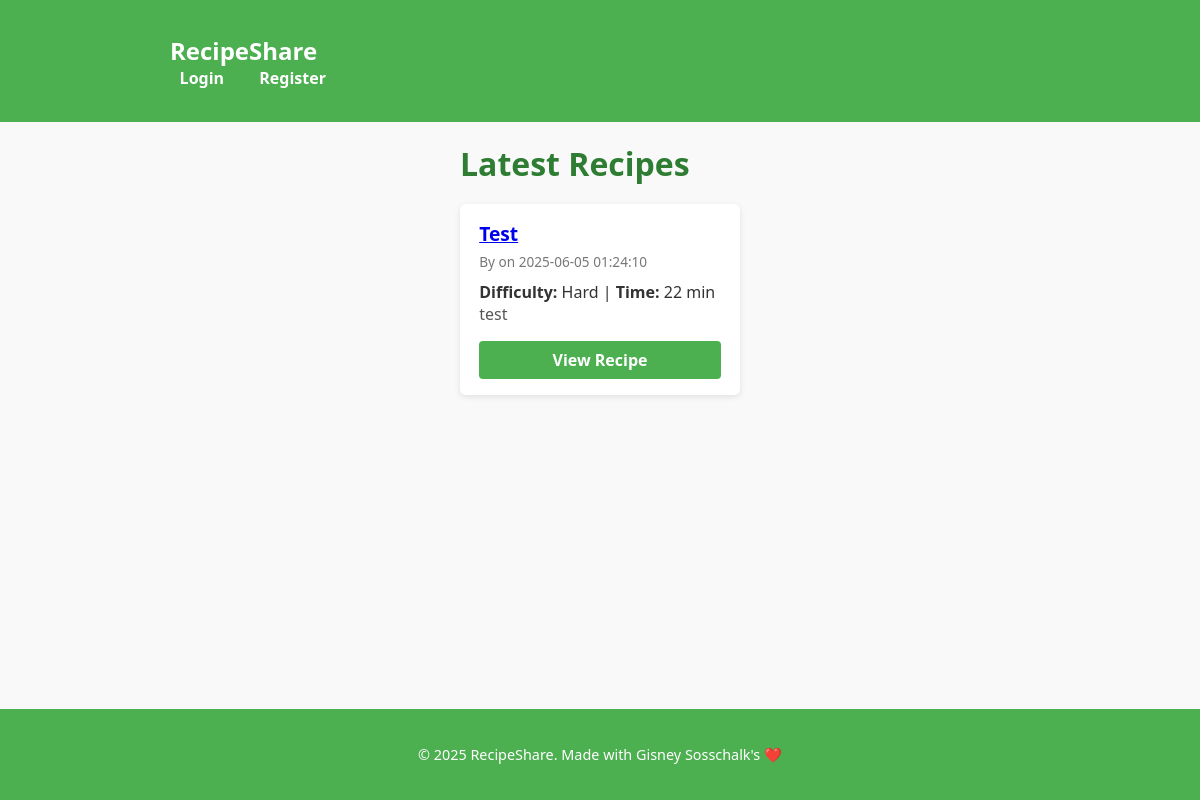
Before: / with the older database file.
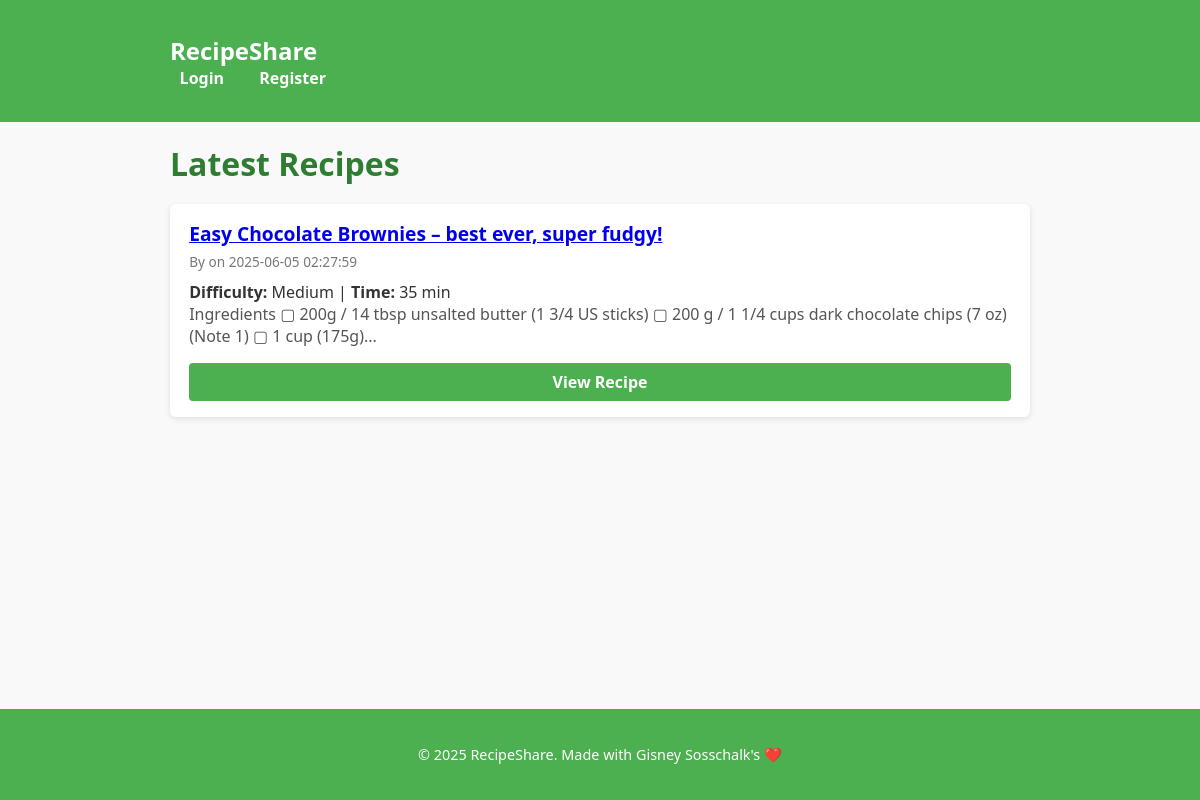
After: the same page with the newer database file.
### tables this page shows
CREATE TABLE recipe (
            id INTEGER PRIMARY KEY AUTOINCREMENT,
            title TEXT NOT NULL,
            description TEXT NOT NULL,
            difficulty TEXT NOT NULL,
            time_required INTEGER NOT NULL,
            created_at DATETIME DEFAULT CURRENT_TIMESTAMP,
            user_id INTEGER NOT NULL,
            FOREIGN KEY (user_id) REFERENCES user (id)
        );

### app.py (the view)
@app.route('/')
def index():
    db = get_db()
    cur = db.execute("SELECT * FROM recipe ORDER BY datetime(created_at) DESC")
    recipes = cur.fetchall()
    return render_template('index.html', recipes=recipes)

### app.py (called while the page is built)
def get_db():
    if 'db' not in g:
        g.db = sqlite3.connect(DATABASE, detect_types=sqlite3.PARSE_DECLTYPES)
        g.db.row_factory = sqlite3.Row
    return g.db

@app.teardown_appcontext
def close_connection(exception):
    db_conn = g.pop('db', None)
    if db_conn:
        db_conn.close()

@app.context_processor
def inject_user():
    user = None
    if 'user_id' in session:
        db = get_db()
        cur = db.execute("SELECT * FROM user WHERE id = ?", (session['user_id'],))
        user = cur.fetchone()
    return dict(current_user=user)

### templates/index.html (shortened to what this page needs)
{% extends "base.html" %}
{% block content %}
<h1>Latest Recipes</h1>
{% if recipes %}
  <div class="recipe-list">
    {% for recipe in recipes %}
      <div class="recipe-card">
        <h2>
          <a href="{{ url_for('recipe_detail', recipe_id=recipe['id']) }}">
            {{ recipe['title'] }}
          </a>
        </h2>
        <p class="author">
          By {{ recipe['author_username'] }} on
          {% if recipe['created_at'] is string %}
            {{ recipe['created_at'] }}
          {% else %}
            {{ recipe['created_at'].strftime('%b %d, %Y') }}
          {% endif %}
        </p>
        <p>
          <strong>Difficulty:</strong> {{ recipe['difficulty'] }} |
          <strong>Time:</strong> {{ recipe['time_required'] }} min
        </p>
        <p class="description">
          {{ recipe['description'][:150] }}{% if recipe['description']|length > 150 %}...{% endif %}
        </p>
        <a href="{{ url_for('recipe_detail', recipe_id=recipe['id']) }}" class="btn btn-primary">View Recipe</a>
      </div>
    {% endfor %}
  </div>
{% else %}
  <p>No recipes posted yet. <a href="{{ url_for('new_recipe') }}">Be the first to add one!</a></p>
{% endif %}
{% endblock %}

### templates/base.html (shortened to what this page needs)
<!DOCTYPE html>
<html lang="en">
<head>
  <link rel="stylesheet" href="{{ url_for('static', filename='css/styles.css') }}" />
</head>
<body>
  <header>
    <nav class="navbar">
      <div class="container">
        <a href="{{ url_for('index') }}" class="navbar-brand">RecipeShare</a>
        <ul class="navbar-menu">
          {% if current_user %}
            <li>Hi, {{ current_user['username'] }}!</li>
            <li><a href="{{ url_for('new_recipe') }}">New Recipe</a></li>
            <li><a href="{{ url_for('logout') }}" class="btn-logout">Logout</a></li>
          {% else %}
            <li><a href="{{ url_for('login') }}">Login</a></li>
            <li><a href="{{ url_for('register') }}">Register</a></li>
          {% endif %}
        </ul>
      </div>
    </nav>
  </header>
  <main class="container">
    {% block content %}{% endblock %}
  </main>
  <footer>
    <div class="container">
      <p>&copy; 2025 RecipeShare. Made with Gisney Sosschalk's ❤️</p>
    </div>
  </footer>
</body>
</html>

### static/css/styles.css (style rules this page uses)
* { margin: 0; padding: 0; box-sizing: border-box; font-family: 'Segoe UI', Tahoma, Geneva, Verdana, sans-serif; }
body { background: #f9f9f9; color: #333; min-height: 100vh; display: flex; flex-direction: column; }
.container { max-width: 900px; margin: auto; padding: 20px; flex: 1; }
header, footer { background: #4CAF50; color: #fff; }
footer p { text-align: center; padding: 1rem 0; font-size: 0.9rem; }
.navbar { display: flex; justify-content: space-between; align-items: center; padding: 0.85rem 1rem; }
.navbar-brand { font-weight: 700; font-size: 1.5rem; color: #fff; text-decoration: none; }
.navbar-menu { list-style: none; display: flex; gap: 1rem; align-items: center; }
.navbar-menu li { color: #fff; }
.navbar-menu li a { color: #fff; text-decoration: none; font-weight: 600; padding: 0.3rem 0.6rem; border-radius: 4px; transition: background-color 0.2s ease; }
h1 { margin-bottom: 1.2rem; color: #2e7d32; }
.recipe-list { display: grid; gap: 1.5rem; grid-template-columns: repeat(auto-fit, minmax(280px, 1fr)); }
.recipe-card { background: #fff; border-radius: 6px; padding: 1rem 1.2rem; box-shadow: 0 2px 6px rgba(0,0,0,0.1); display: flex; flex-direction: column; justify-content: space-between; }
.recipe-card h2 { font-size: 1.2rem; margin-bottom: 0.3rem; color: #388e3c; }
.recipe-card .author { font-size: 0.85rem; color: #777; margin-bottom: 0.6rem; }
.recipe-card .description { flex-grow: 1; margin-bottom: 1rem; color: #555; }
.btn { padding: 0.5rem 1rem; background: #4caf50; color: #fff; border: none; border-radius: 4px; font-weight: 700; cursor: pointer; text-align: center; text-decoration: none; display: inline-block; transition: background-color 0.2s ease; }

Changed rows visible on the page:
removed recipe: title "Test", created_at "2025-06-05 01:24:10", difficulty "Hard", time_required "22", description "test"
added recipe: title "Easy Chocolate Brownies – best ever, super fudgy!", created_at "2025-06-05 02:27:59", difficulty "Medium", time_required "35", description "Ingredients ▢ 200g / 14 tbsp unsalted butter (1 3/4 US sticks) ▢ 200 g / 1 1/4 cups dark chocolate chips (7 oz) (Note 1) ▢ 1 cup (175g)"
